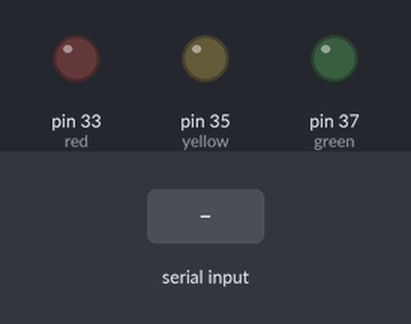
Recording of a sketch running on a simulated Arduino Mega 2560, built with avr-gcc and run on an emulated ATmega2560. Parts: output pins drawn as LEDs (lit = HIGH). The inputs (shaded band) are chosen by the test bench. What the sketch prints to the serial monitor is not drawn.

Above: at 1.2 s.
1.3 s: byte 1 (1) received over Serial
At 2.0 s:
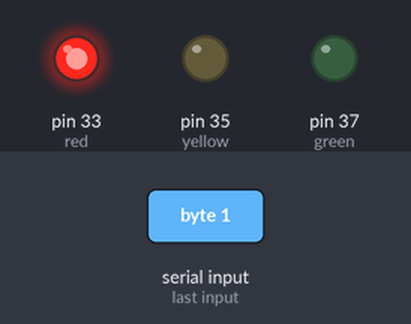
2.8 s: byte 2 (2) received over Serial
At 3.1 s:
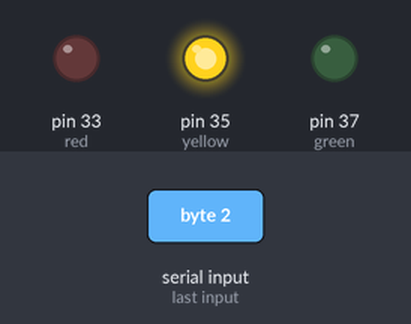
4.3 s: byte 3 (3) received over Serial
At 5.5 s:
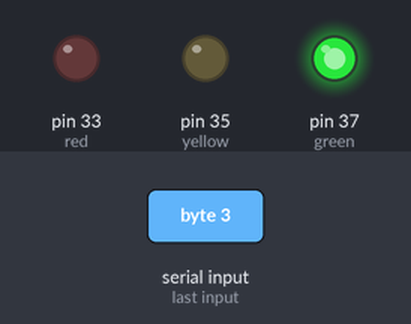
5.8 s: "1" received over Serial
At 6.6 s:
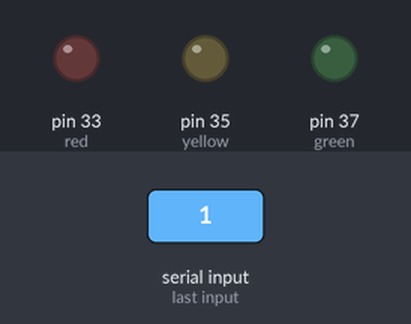
Timing chart, 0 to 8.3 s (numbered marks = the images above; inputs shaded):
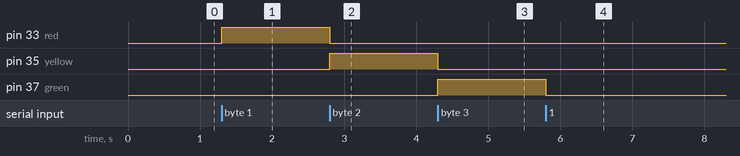

The sketch:

xbee_rx.ino
```cpp
//#include <SoftwareSerial.h>

//SoftwareSerial xbee_serial(RX,TX);

char c;
void setup() {
  //xbee_serial.begin(baud_rate);
  pinMode(33,OUTPUT);//red
  pinMode(35, OUTPUT);//yellow
  pinMode(37, OUTPUT);//green
  Serial.begin(57600);

}

void loop() {
  while(Serial.available()){
    c= Serial.read();
    Serial.println(c);
  }
  if (c==1) {
    digitalWrite(33,HIGH);
    digitalWrite(35,LOW);
    digitalWrite(37,LOW);
  }else if (c==2){
    digitalWrite(33,LOW);
    digitalWrite(35,HIGH);
    digitalWrite(37,LOW);
  }else if (c==3){
    digitalWrite(33,LOW);
    digitalWrite(35,LOW);
    digitalWrite(37,HIGH);
  }else{
    digitalWrite(33,LOW);
    digitalWrite(35,LOW);
    digitalWrite(37,LOW);
  }
}
```

Measured:
- after the input at 1.3 s, pin 33 (red): LOW → HIGH at once
- after the input at 2.8 s, pin 33 (red): HIGH → LOW at once; pin 35 (yellow): LOW → HIGH at once
- after the input at 4.3 s, pin 35 (yellow): HIGH → LOW at once; pin 37 (green): LOW → HIGH at once
- after the input at 5.8 s, pin 37 (green): HIGH → LOW at once
